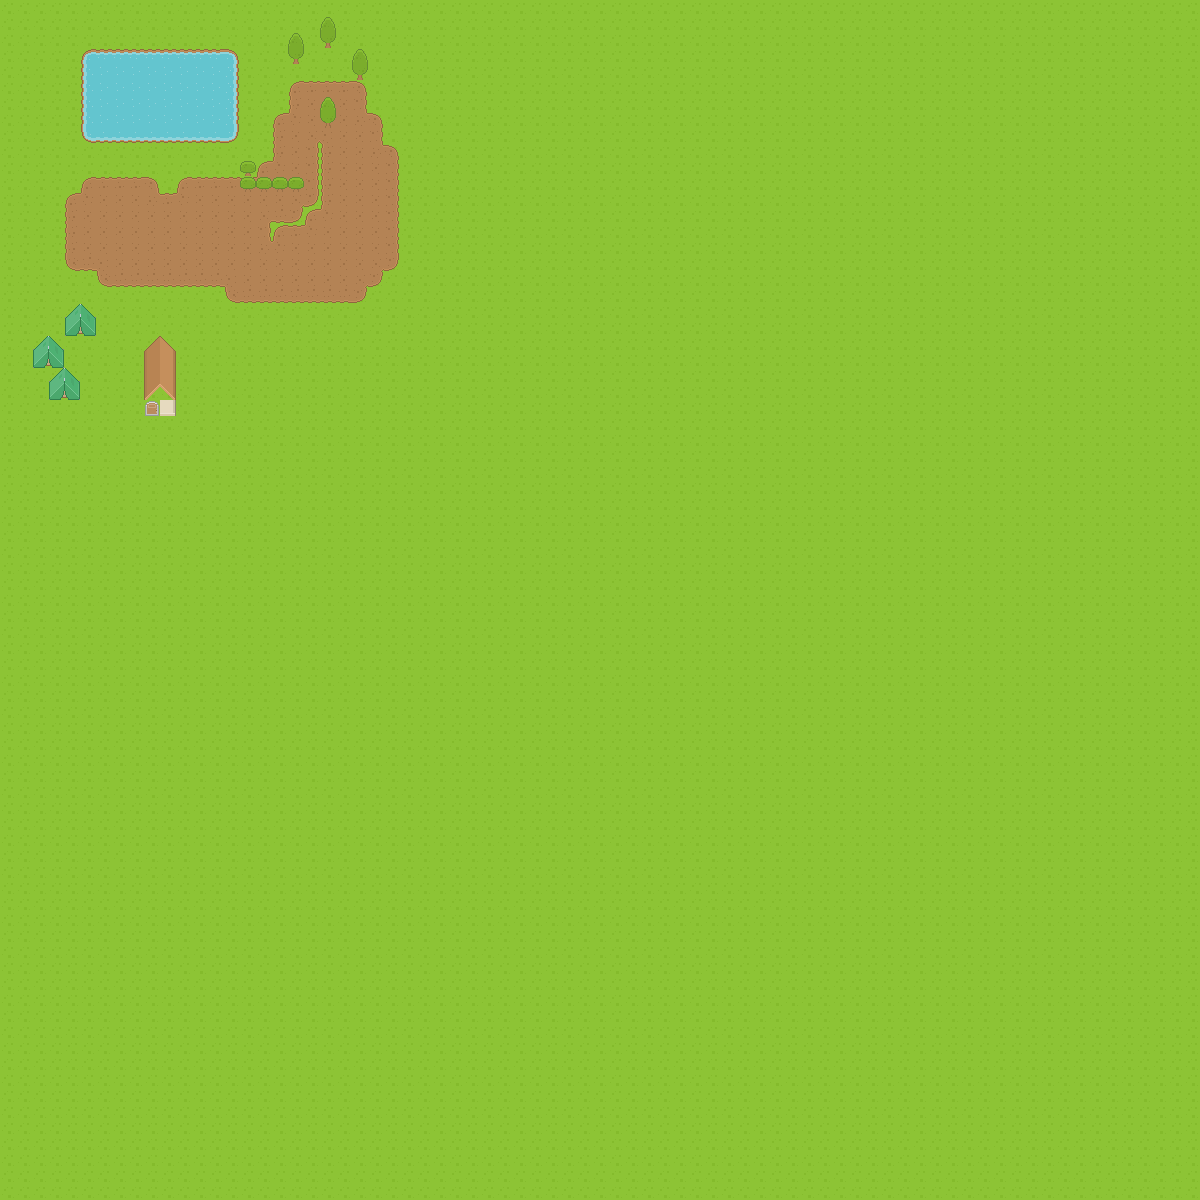

The image is a tile-based game level rendered from a .tmx file. Its description and source (layers, tilesets, objects; grid data summarised) follow:
An orthogonal 75x75 tile map with 16x16 px tiles, 3 tile layers (Tile Layer 1, Tile Layer 2, Objects) and 11 objects.

<map version="1.4" tiledversion="1.4.2" orientation="orthogonal" renderorder="left-down" width="75" height="75" tilewidth="16" tileheight="16" infinite="0" nextlayerid="4" nextobjectid="1">
 <properties>
  <property name="unity:scale" value="0.0625" />
 </properties>
 <tileset firstgid="1" name="roguelikeSheet_transparent" tilewidth="16" tileheight="16" spacing="1" tilecount="1767" columns="57">
  <image source="../Art/roguelikeSheet_transparent.png" width="968" height="526" />
  <terraintypes>
   <terrain name="Dirt" tile="578" />
  </terraintypes>
  <tile id="2">
   <objectgroup draworder="index" id="2">
    <object id="1" x="0" y="0" width="16" height="16" />
   </objectgroup>
  </tile>
  <tile id="3">
   <objectgroup draworder="index" id="5">
    <object id="4" x="0" y="0" width="16" height="16" />
   </objectgroup>
  </tile>
  <tile id="4">
   <objectgroup draworder="index" id="2">
    <object id="1" x="0" y="0" width="16" height="16" />
   </objectgroup>
  </tile>
  <tile id="59">
   <objectgroup draworder="index" id="2">
    <object id="1" x="0" y="0" width="16" height="16" />
   </objectgroup>
  </tile>
  <tile id="60">
   <objectgroup draworder="index" id="2">
    <object id="1" x="0" y="0" width="16" height="16" />
   </objectgroup>
  </tile>
  <tile id="61">
   <objectgroup draworder="index" id="2">
    <object id="1" x="0" y="0" width="16" height="16" />
   </objectgroup>
  </tile>
  <tile id="116">
   <objectgroup draworder="index" id="2">
    <object id="1" x="0" y="0" width="16" height="16" />
   </objectgroup>
  </tile>
  <tile id="117">
   <objectgroup draworder="index" id="2">
    <object id="1" x="0" y="0" width="16" height="16" />
   </objectgroup>
  </tile>
  <tile id="118">
   <objectgroup draworder="index" id="2">
    <object id="1" x="0" y="0" width="16" height="16" />
   </objectgroup>
  </tile>
  <tile id="518" terrain="0,0,0," />
  <tile id="519" terrain="0,0,,0" />
  <tile id="520" terrain=",,,0" />
  <tile id="521" terrain=",,0,0" />
  <tile id="522" terrain=",,0," />
  <tile id="526">
   <objectgroup draworder="index" id="2">
    <object id="4" x="4.5" y="11.625" width="7.25" height="4.5625" />
   </objectgroup>
  </tile>
  <tile id="575" terrain="0,,0,0" />
  <tile id="576" terrain=",0,0,0" />
  <tile id="577" terrain=",0,,0" />
  <tile id="578" terrain="0,0,0,0" />
  <tile id="579" terrain="0,,0," />
  <tile id="634" terrain=",0,," />
  <tile id="635" terrain="0,0,," />
  <tile id="636" terrain="0,,," />
  <tile id="640">
   <objectgroup draworder="index" id="2">
    <object id="1" x="5.1875" y="10.875" width="5.6875" height="5.0625" />
   </objectgroup>
  </tile>
 </tileset>
 <layer id="1" name="Tile Layer 1" width="75" height="75">
  <data>[5625 cells, 5625 non-empty, 10 distinct tile ids]</data>
 </layer>
 <layer id="2" name="Tile Layer 2" width="75" height="75">
  <data>[5625 cells, 192 non-empty, 13 distinct tile ids]</data>
 </layer>
 <layer id="3" name="Objects" width="75" height="75">
  <properties>
   <property name="unity:sortingLayerName" value="WorldObjects" />
  </properties>
  <data>[5625 cells, 35 non-empty, 15 distinct tile ids]</data>
 </layer>
</map>
